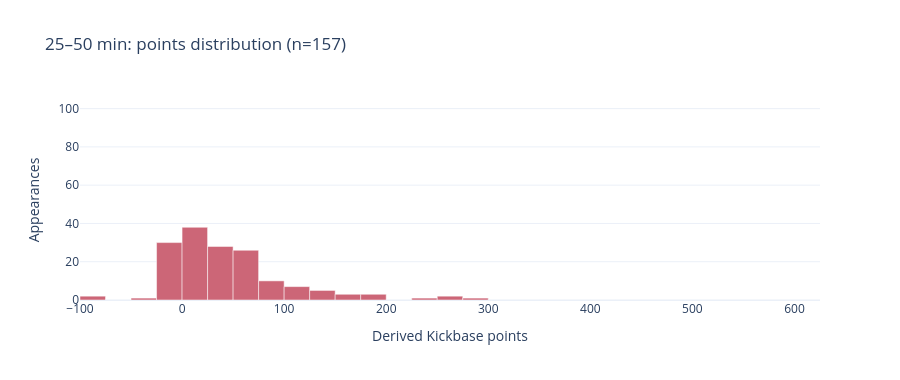

The notebook cell saved with this chart:
### Markdown cell above
### 25–50 min

### Code cell
distribution_figure('25–50 min').show()

### Figure 1 — Plotly figure (JSON) as saved in the notebook; plotly's stock layout.template omitted (floating-point values rounded to 4 significant figures)
{"data": [{"customdata": [[-100.0, -75.0], [-75.0, -50.0], [-50.0, -25.0], [-25.0, 0.0], [0.0, 25.0], [25.0, 50.0], [50.0, 75.0], [75.0, 100.0], [100.0, 125.0], [125.0, 150.0], [150.0, 175.0], [175.0, 200.0], [200.0, 225.0], [225.0, 250.0], [250.0, 275.0], [275.0, 300.0], [300.0, 325.0], [325.0, 350.0], [350.0, 375.0], [375.0, 400.0], [400.0, 425.0], [425.0, 450.0], [450.0, 475.0], [475.0, 500.0], [500.0, 525.0], [525.0, 550.0], [550.0, 575.0], [575.0, 600.0], [600.0, 625.0]], "hovertemplate": "Points: [%{customdata[0]}, %{customdata[1]})<br>Appearances: %{y}<extra></extra>", "marker": {"color": "rgb(204, 102, 119)"}, "type": "bar", "width": 25, "x": [-87.5, -62.5, -37.5, -12.5, 12.5, 37.5, 62.5, 87.5, 112.5, 137.5, 162.5, 187.5, 212.5, 237.5, 262.5, 287.5, 312.5, 337.5, 362.5, 387.5, 412.5, 437.5, 462.5, 487.5, 512.5, 537.5, 562.5, 587.5, 612.5], "y": [2, 0, 1, 30, 38, 28, 26, 10, 7, 5, 3, 3, 0, 1, 2, 1, 0, 0, 0, 0, 0, 0, 0, 0, 0, 0, 0, 0, 0]}], "layout": {"bargap": 0, "height": 380, "title": {"text": "25–50 min: points distribution (n=157)"}, "xaxis": {"range": [-100, 625], "title": {"text": "Derived Kickbase points"}}, "yaxis": {"range": [0, 104.5], "title": {"text": "Appearances"}}}}
